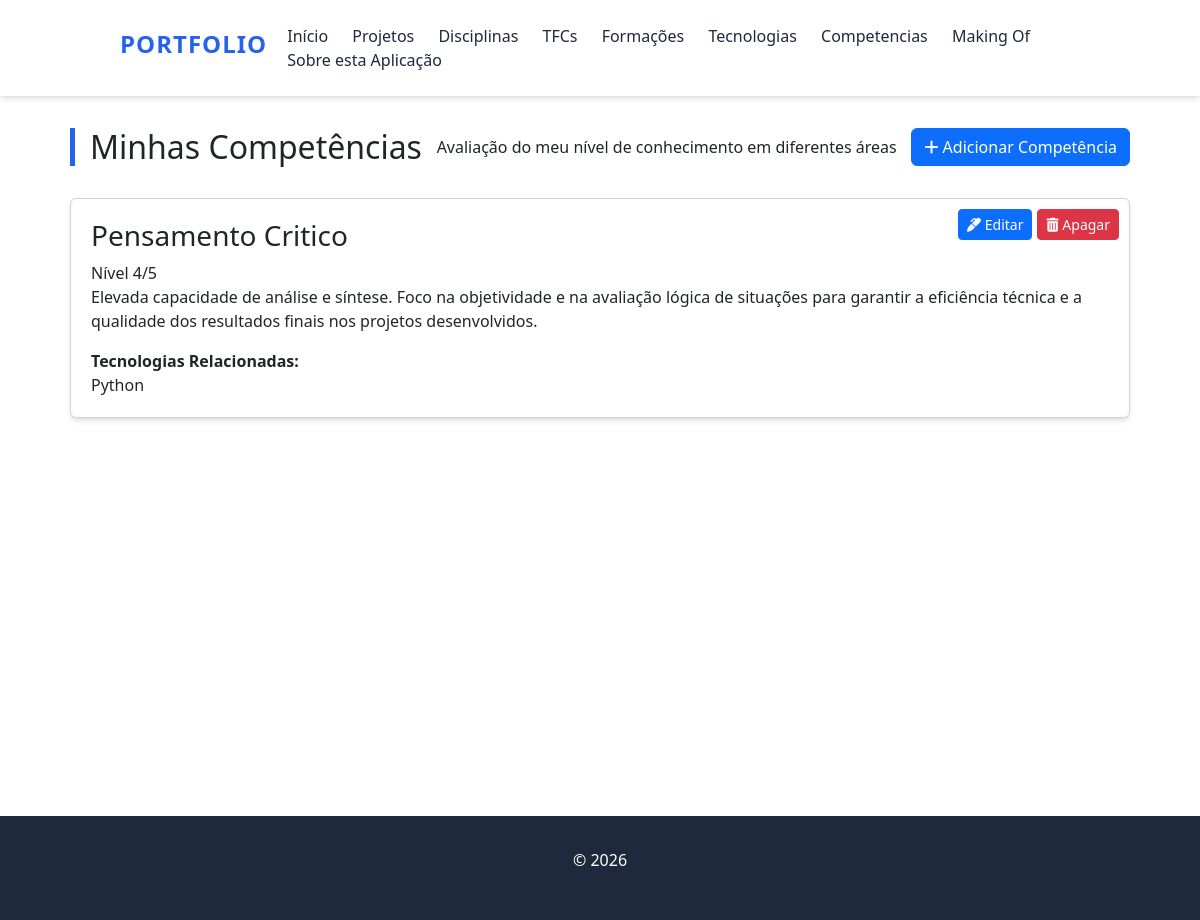
Page /competencias/ on the earlier database version.
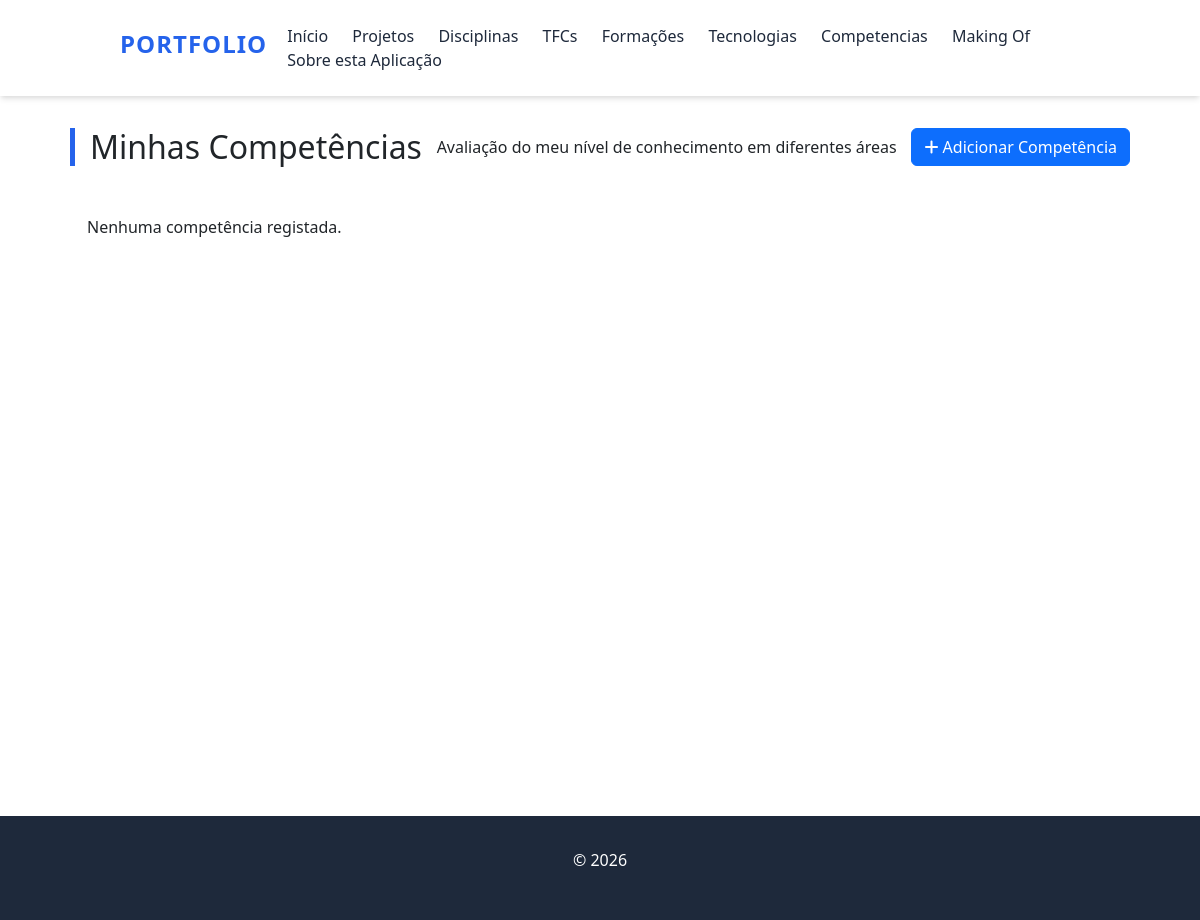
Same page on the later database version.
### portfolio/models.py (models this page shows, shortened)
class Competencia(models.Model):
    nome = models.CharField(max_length=100)
    descricao = models.TextField()
    nivel = models.IntegerField(help_text="Nível de 1 a 5")
    tecnologias = models.ManyToManyField(Tecnologia, related_name='competencias')

class Tecnologia(models.Model):
    nome = models.CharField(max_length=100)
    logo = models.ImageField(upload_to='tecnologias/', blank=True)
    website = models.URLField(blank=True)
    classificacao = models.CharField(max_length=100)
    descricao = models.TextField()

### portfolio/views.py (the view)
# urls.py: path('competencias/', views.competencias_list_view, name='competencias'),
def competencias_list_view(request):
    context = {'competencias': Competencia.objects.all()}
    return render(request, 'portfolio/competencias.html', context)

### portfolio/templates/portfolio/competencias.html (shortened to what this page needs)
{% extends 'portfolio/base.html' %}
{% block content %}
<section class="page-header" style="display: flex; justify-content: space-between; align-items: center; margin-bottom: 2rem;">
    <h2 style="margin: 0;">Minhas Competências</h2>
    <p style="margin: 0;">Avaliação do meu nível de conhecimento em diferentes áreas</p>
    <a href="{% url 'portfolio:addCompetencias' %}" class="btn btn-primary">
        <i class="fa-solid fa-plus"></i> Adicionar Competência
    </a>
</section>
<div class="competencias-grid">
    {% for competencia in competencias %}
    <article class="card competencia-card">
        <div class="competencia-header">
            <h3>{{ competencia.nome }}</h3>
            <div class="nivel-badge">Nível {{ competencia.nivel }}/5</div>
        </div>
        <p class="competencia-desc">{{ competencia.descricao }}</p>
        <div class="competencia-techs">
            <strong>Tecnologias Relacionadas:</strong>
            <div class="tech-tags-small">
                {% for tech in competencia.tecnologias.all %}
                    <span class="tech-tag-mini">
                        {{ tech.nome }}
                    </span>
                {% empty %}
                    <small class="text-muted">Geral</small>
                {% endfor %}
            </div>
        </div>
        <div class="projeto-edit-actions" style="position: absolute; top: 10px; right: 10px; z-index: 10; display: flex; gap: 5px;">
            <a href="{% url 'portfolio:editarCompetencias' competencia.id %}" class="btn btn-sm btn-primary">
                <i class="fa-solid fa-marker"></i> Editar
            </a>
            <a href="{% url 'portfolio:apagarCompetencias' competencia.id %}" class="btn btn-sm btn-danger">
                <i class="fa-solid fa-trash-can"></i> Apagar
            </a>
        </div>
    </article>
    {% empty %}
    <p class="alert">Nenhuma competência registada.</p>
    {% endfor %}
</div>
{% endblock %}

Differences in the rows shown:
removed Competencia: nome "Pensamento Critico", nivel "4", descricao "Elevada capacidade de análise e síntese. Foco na objetividade e na avaliação lógica de situações para garantir a eficiência técnica e a qualidade dos resultados finais nos projetos desenvolvidos."
removed Tecnologia: nome "Python"
Other differences:
text now shown: "Nenhuma competência registada."
